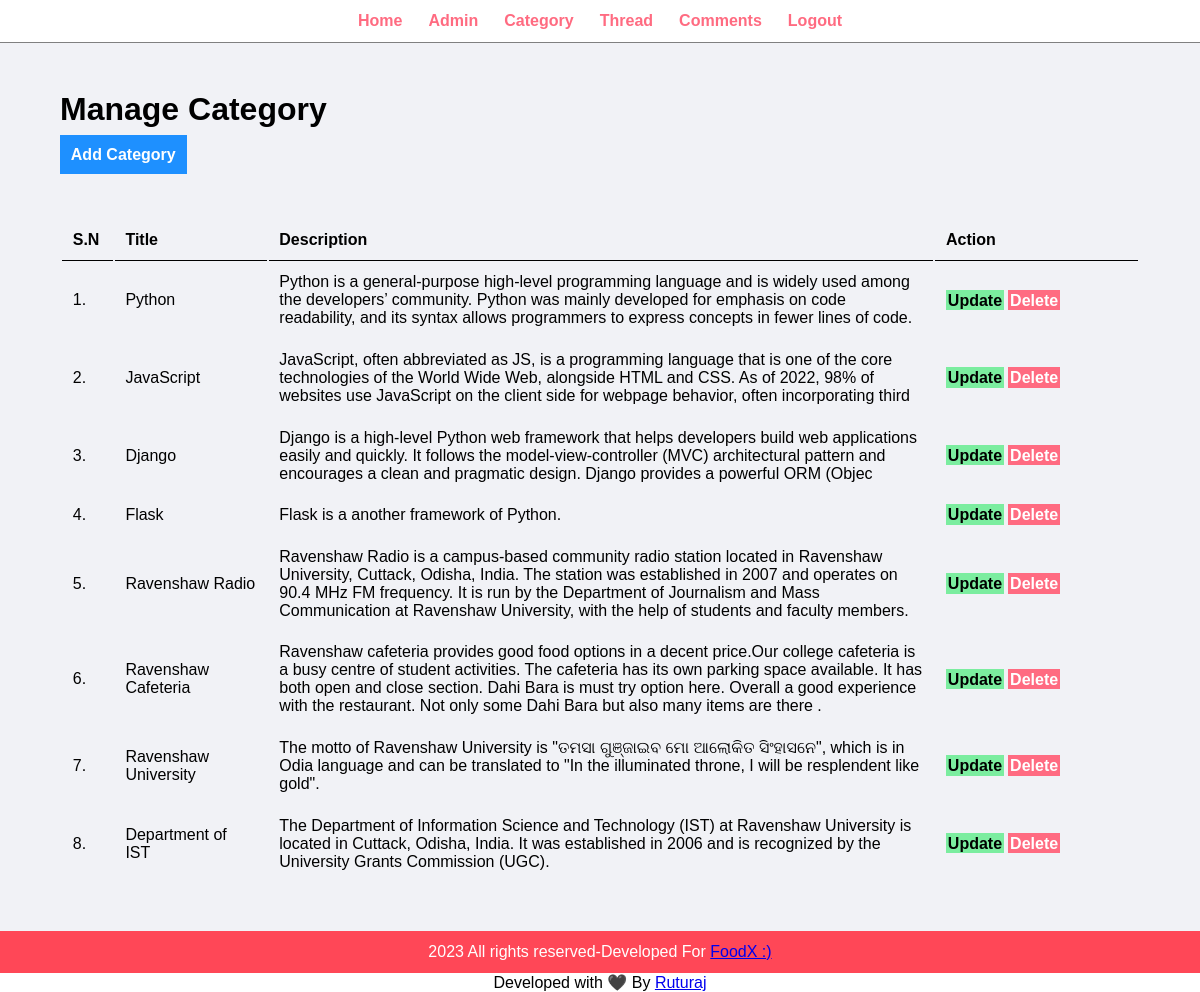
Screenshot of /admin/manage-category.php (signed in) with the database file from the repository.
### tables this page shows
CREATE TABLE `categories` (
  `category_id` int(8) NOT NULL,
  `category_name` varchar(256) NOT NULL,
  `category_description` varchar(500) NOT NULL,
  `created` datetime NOT NULL DEFAULT current_timestamp()
);

### admin/manage-category.php (the view, shortened to what this page needs)
<?php include('partials/menu.php'); ?>
<div class="main-content">
    <div class="wrapper" style="width:90%">
        <h1>Manage Category</h1>
        <br>
        <a href="<?php echo SITEURL; ?>admin/add-category.php" class="btn-primary">Add Category</a>
        <br><br>
        <br><br>
        <table class="tbl-full">
            <tr>
                <th>S.N</th>
                <th>Title</th>
                <th>Description</th>
                <th>Action</th>
            </tr>
            <?php
                $sql="SELECT * FROM categories";
                $res=mysqli_query($conn,$sql) or die('Error :');
                if($res==true){
                    $count=mysqli_num_rows($res);
                    $sn=1;
                    if($count>0){
                        while($rows=mysqli_fetch_assoc($res)){
                            $id=$rows['category_id'];
                            $title=$rows['category_name'];
                            $description=$rows['category_description'];
                            $time=$rows['created'];
                        ?>
                            <tr>
                                <td><?php echo $sn++; ?>.</td>
                                <td style="max-width: 80px;"><?php echo $title; ?></td>
                                <td style="max-width: 350px;"><?php echo $description; ?></td>
                                <td>
                                    <a href="<?php echo SITEURL; ?>admin/update-category.php?id=<?php echo $id; ?>&time=<?php echo $time; ?>" class="btn-secondary">Update</a>
                                    <a href="<?php echo SITEURL; ?>admin/delete-category.php?id=<?php echo $id; ?>&time=<?php echo $time; ?>" class="btn-danger">Delete</a>
                                </td>
                            </tr>
                            <?php
                        }
                    }
                }
            ?>
        </table>
    </div>
</div>
<?php include('partials/footer.php'); ?>

### admin/partials/menu.php (shortened to what this page needs)
<html>
    <head>
        <link rel="stylesheet" href="../css/admin.css">
    </head>
    <body>
        <div class="menu text-center">
            <div class="wrapper">
                <ul>
                    <li><a href="index.php">Home</a></li>
                    <li><a href="manage-admin.php">Admin</a></li>
                    <li><a href="manage-category.php">Category</a></li>
                    <li><a href="manage-thread.php">Thread</a></li>
                    <li><a href="manage-comment.php">Comments</a></li>
                    <li><a href="logout.php">Logout</a></li>
                </ul>
            </div>
        </div>

### admin/partials/footer.php
<div class="footer">
            <div class="wrapper">
                <p class="text-center">2023 All rights reserved-Developed For <a href="<?php echo SITEURL ?>">FoodX :)</a></p>
            </div>
        </div>
        <P style="text-align:center;">
            Developed with 🖤 By <a href="#"> Ruturaj<a/>
        </p>
    </body>
</html>

### css/admin.css (style rules this page uses)
* { margin: 0; padding: 0; font-family: Arial, Helvetica, sans-serif; }
.wrapper { padding: 1%; width: 90%; margin: 0 auto; }
.text-center { text-align: center; }
.tbl-full { width: 100%; }
table tr th { border-bottom: 1px solid black; padding: 1%; text-align: left; }
table tr td { padding: 1%; }
.btn-primary { background-color: #1e90ff; padding: 1%; color: white; text-decoration: none; font-weight: bold; }
.btn-secondary { background-color: #7bed9f; padding: 1%; color: black; text-decoration: none; font-weight: bold; }
.btn-danger { background-color: #ff6b81; padding: 1%; color: white; text-decoration: none; font-weight: bold; }
.menu { border-bottom: 1px solid grey; }
.menu ul { list-style-type: none; }
.menu ul li { display: inline; padding: 1%; }
.menu ul li a { text-decoration: none; font-weight: bold; color: #ff6b81; }
.main-content { background-color: #f1f2f6; padding: 3% 0; }
.footer { background-color: #ff4757; color: white; }

### rows the page displays
categories: category_name "Python", category_description "Python is a general-purpose high-level programming language and is widely used among the developers’ community. Python was mainly developed for emphasis on code readability, and its syntax allows programmers to express concepts in fewer lines of code."
categories: category_name "JavaScript", category_description "JavaScript, often abbreviated as JS, is a programming language that is one of the core technologies of the World Wide Web, alongside HTML and CSS. As of 2022, 98% of websites use JavaScript on the client side for webpage behavior, often incorporating third"
categories: category_name "Django", category_description "Django is a high-level Python web framework that helps developers build web applications easily and quickly. It follows the model-view-controller (MVC) architectural pattern and encourages a clean and pragmatic design. Django provides a powerful ORM (Objec"
categories: category_name "Flask", category_description "Flask is a another framework of Python."
categories: category_name "Ravenshaw Radio", category_description "Ravenshaw Radio is a campus-based community radio station located in Ravenshaw University, Cuttack, Odisha, India. The station was established in 2007 and operates on 90.4 MHz FM frequency. It is run by the Department of Journalism and Mass Communication at Ravenshaw University, with the help of students and faculty members."
categories: category_name "Ravenshaw Cafeteria", category_description "Ravenshaw cafeteria provides good food options in a decent price.Our college cafeteria is a busy centre of student activities. The cafeteria has its own parking space available. It has both open and close section. Dahi Bara is must try option here. Overall a good experience with the restaurant. Not only some Dahi Bara but also many items are there ."
categories: category_name "Ravenshaw University", category_description "The motto of Ravenshaw University is \"ତମସା ଗୁଞ୍ଜାଇବ ମୋ ଆଲୋକିତ ସିଂହାସନେ\", which is in Odia language and can be translated to \"In the illuminated throne, I will be resplendent like gold\"."
categories: category_name "Department of IST", category_description "The Department of Information Science and Technology (IST) at Ravenshaw University is located in Cuttack, Odisha, India. It was established in 2006 and is recognized by the University Grants Commission (UGC)."
